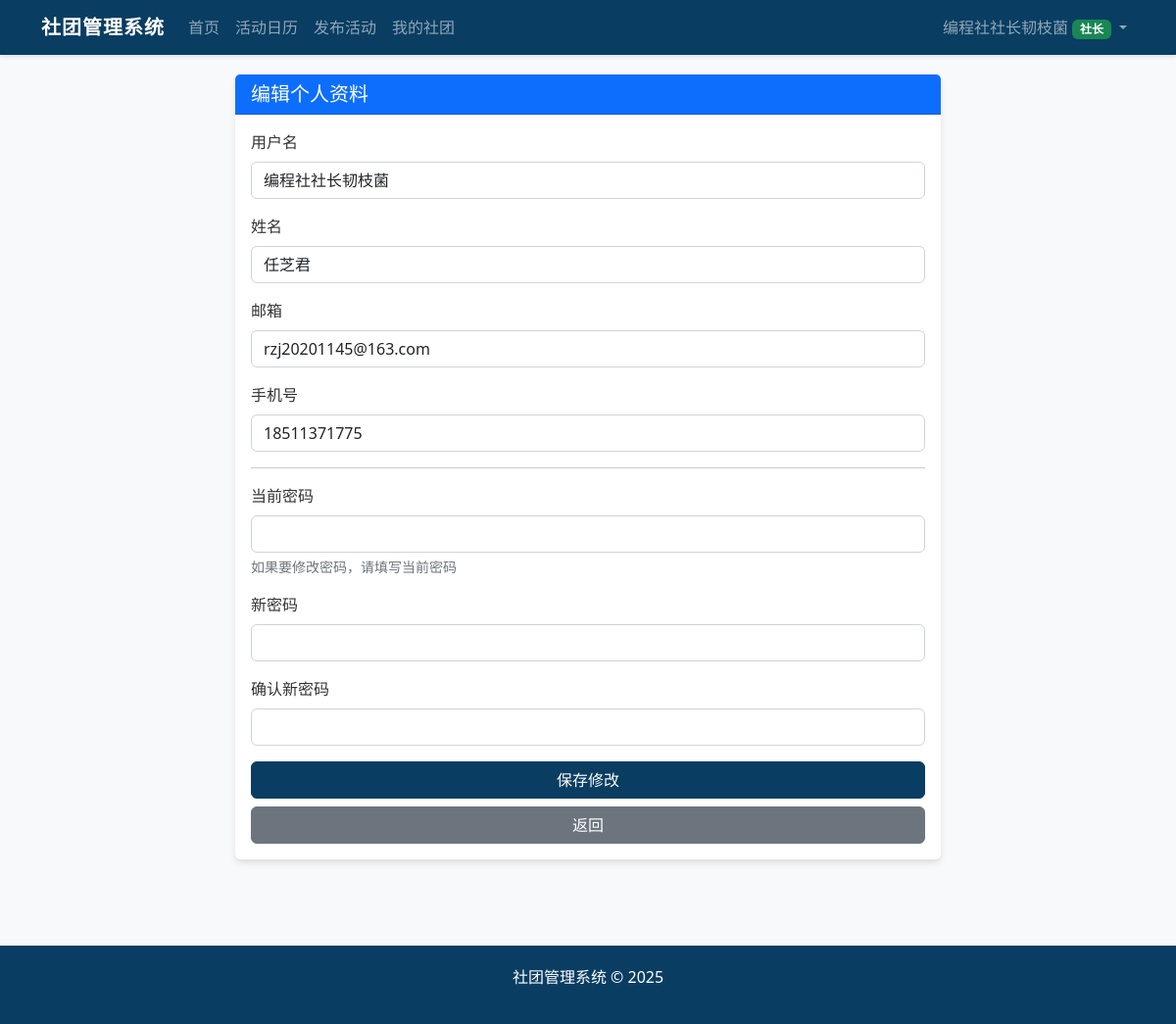
The page /profile/edit (signed in) on the database its author committed.
### app/models.py (models this page shows, shortened)
class User(UserMixin, db.Model):
    __tablename__ = "users"
    id = db.Column(db.Integer, primary_key=True)
    username = db.Column(db.String(64), unique=True, index=True)
    password = db.Column(db.String(128))
    role = db.Column(db.String(20))  # super_admin, admin, club_leader, club_teacher, union, student
    real_name = db.Column(db.String(64))
    class_name = db.Column(db.String(64))  # 针对学生
    email = db.Column(db.String(120))
    phone = db.Column(db.String(20))
    leader_id = db.Column(db.Integer, db.ForeignKey('users.id'), nullable=True)
    is_approved = db.Column(db.Boolean, default=False)
    club_name = db.Column(db.String(64), nullable=True)
    created_at = db.Column(db.DateTime, default=datetime.utcnow)
    teachers = db.relationship('User', backref=db.backref('leader', remote_side=[id]), foreign_keys=[leader_id])

### app/views/main.py (the view, shortened to what this page needs)
@main_bp.route('/profile/edit', methods=['GET', 'POST'])
@login_required
def edit_profile():
    return render_template('edit_profile.html')

### app/views/auth.py (called while the page is built)
@login_manager.user_loader
def load_user(user_id):
    return User.query.get(int(user_id))

### app/templates/edit_profile.html (shortened to what this page needs)
{% extends "layout.html" %}
{% block content %}
<div class="container">
    <div class="row justify-content-center">
        <div class="col-md-8">
            <div class="card">
                <div class="card-header bg-primary text-white">
                    <h5 class="card-title mb-0">编辑个人资料</h5>
                </div>
                <div class="card-body">
                    <form method="POST">
                        <div class="mb-3">
                            <label for="username" class="form-label">用户名</label>
                            <input type="text" class="form-control" id="username" name="username" value="{{ current_user.username }}" required>
                        </div>
                        <div class="mb-3">
                            <label for="real_name" class="form-label">姓名</label>
                            <input type="text" class="form-control" id="real_name" name="real_name" value="{{ current_user.real_name }}" required>
                        </div>
                        <div class="mb-3">
                            <label for="email" class="form-label">邮箱</label>
                            <input type="email" class="form-control" id="email" name="email" value="{{ current_user.email }}" required>
                        </div>
                        <div class="mb-3">
                            <label for="phone" class="form-label">手机号</label>
                            <input type="tel" class="form-control" id="phone" name="phone" value="{{ current_user.phone }}" required>
                        </div>
                        <hr>
                        <div class="mb-3">
                            <label for="current_password" class="form-label">当前密码</label>
                            <input type="password" class="form-control" id="current_password" name="current_password">
                            <div class="form-text">如果要修改密码，请填写当前密码</div>
                        </div>
                        <div class="mb-3">
                            <label for="new_password" class="form-label">新密码</label>
                            <input type="password" class="form-control" id="new_password" name="new_password">
                        </div>
                        <div class="mb-3">
                            <label for="confirm_password" class="form-label">确认新密码</label>
                            <input type="password" class="form-control" id="confirm_password" name="confirm_password">
                        </div>
                        <div class="d-grid gap-2">
                            <button type="submit" class="btn btn-primary">保存修改</button>
                            <a href="{{ url_for('main.profile') }}" class="btn btn-secondary">返回</a>
                        </div>
                    </form>
                </div>
            </div>
        </div>
    </div>
</div>
{% endblock %}

### app/templates/layout.html (shortened to what this page needs)
<!DOCTYPE html>
<html lang="zh-CN">
<head>
    <link rel="stylesheet" href="https://cdn.jsdelivr.net/npm/bootstrap@5.2.3/dist/css/bootstrap.min.css">
    <link rel="stylesheet" href="https://cdn.jsdelivr.net/npm/bootstrap-icons@1.10.0/font/bootstrap-icons.css">
</head>
<body>
    <nav class="navbar navbar-expand-lg navbar-dark">
        <div class="container-xl">
            <a class="navbar-brand" href="/">社团管理系统</a>
            <div class="collapse navbar-collapse" id="navbarNav">
                <ul class="navbar-nav me-auto">
                    <li class="nav-item">
                        <a class="nav-link" href="/">首页</a>
                    </li>
                    <li class="nav-item">
                        <a class="nav-link" href="{{ url_for('main.activity_calendar') }}">活动日历</a>
                    </li>
                    {% if current_user.is_authenticated %}
                        {% if current_user.role == 'club_leader' %}
                            <li class="nav-item">
                                <a class="nav-link" href="{{ url_for('club.new_activity') }}">发布活动</a>
                            </li>
                            <li class="nav-item">
                                <a class="nav-link" href="{{ url_for('club.my_club') }}">我的社团</a>
                            </li>
                        {% endif %}
                    {% endif %}
                </ul>
                <ul class="navbar-nav">
                    {% if current_user.is_authenticated %}
                        <li class="nav-item dropdown">
                            <a class="nav-link dropdown-toggle" href="#" id="userDropdown" role="button" data-bs-toggle="dropdown">
                                {{ current_user.username }}
                                {% if current_user.role == 'super_admin' %}
                                    <span class="badge bg-danger">超级管理员</span>
                                {% elif current_user.role == 'admin' %}
                                    <span class="badge bg-warning">管理员</span>
                                {% elif current_user.role == 'club_leader' %}
                                    <span class="badge bg-success">社长</span>
                                {% elif current_user.role == 'club_teacher' %}
                                    <span class="badge bg-info">指导老师</span>
                                {% elif current_user.role == 'union' %}
                                    <span class="badge bg-primary">社联</span>
                                {% elif current_user.role == 'student' %}
                                    <span class="badge bg-secondary">学生</span>
                                {% endif %}
                            </a>
                        </li>
                    {% endif %}
                </ul>
            </div>
        </div>
    </nav>
    <div class="content-wrapper">
        <div class="container-xl">
            {% block content %}{% endblock %}
        </div>
    </div>
    <footer class="mt-5">
        <div class="container text-center">
            <p>社团管理系统 &copy; 2025</p>
        </div>
    </footer>
</body>
</html>

### app/templates/layout.html (style rules this page uses)
:root { --primary-color: #0a3d62; --secondary-color: #3c6382; --accent-color: #60a3bc; --light-bg: #f8f9fa; --dark-text: #333; }
body { font-family: "Microsoft YaHei", "Segoe UI", Roboto, sans-serif; background-color: var(--light-bg); color: var(--dark-text); min-height: 100vh; display: flex; flex-direction: column; }
.navbar { background-color: var(--primary-color) !important; box-shadow: 0 2px 4px rgba(0, 0, 0, 0.1); }
.navbar-brand { font-weight: bold; letter-spacing: 1px; }
.card { box-shadow: 0 4px 6px rgba(0, 0, 0, 0.1); border: none; margin-bottom: 20px; }
.card-header { font-weight: bold; background-color: var(--primary-color); color: white; }
.btn-primary { background-color: var(--primary-color); border-color: var(--primary-color); }
footer { background-color: var(--primary-color); color: white; padding: 20px 0; margin-top: auto; }
.container-xl { max-width: 1400px; width: 95%; }
.content-wrapper { flex: 1; padding: 20px 0; }

### rows shown on the page
User: username "编程社社长韧枝菌", real_name "任芝君", email "rzj20201145@163.com", phone "18511371775"
